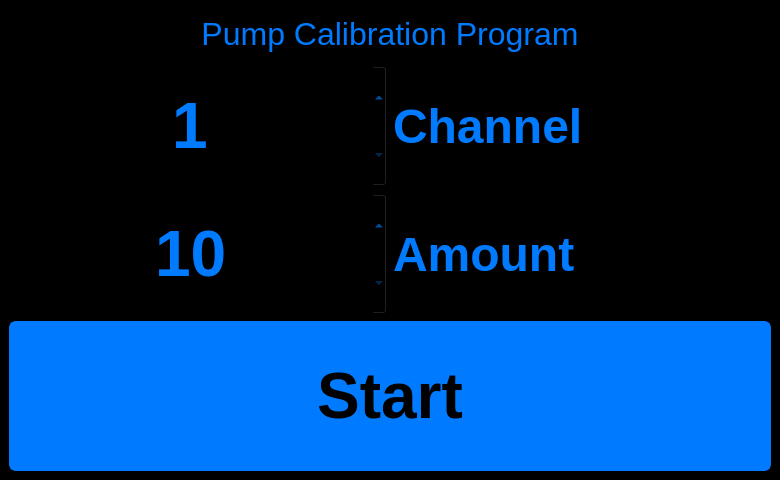
<?xml version="1.0" encoding="UTF-8"?>
<ui version="4.0">
 <class>MainWindow</class>
 <widget class="QMainWindow" name="MainWindow">
  <property name="geometry">
   <rect>
    <x>0</x>
    <y>0</y>
    <width>780</width>
    <height>480</height>
   </rect>
  </property>
  <property name="windowTitle">
   <string>Calibration</string>
  </property>
  <property name="styleSheet">
   <string notr="true">QWidget {
	color: rgb(0, 123, 255);	
	background-color: rgb(0, 0, 0);
}

QPushButton  {
	background-color: rgb(0, 123, 255);  
	color: rgb(0, 0, 0);
    border-width: 3px;
	border-color: rgb(0, 123, 255);
	border-style: solid;
	border-radius: 7;
	padding: 3px;
	padding-left: 5px;
	padding-right: 5px;
}


QPushButton:pressed {
	background-color: rgb(239, 151, 0);	
	border-color: rgb(239, 151, 0);	
}


QComboBox {
	color: rgb(0, 123, 255);	
    border: 1px solid  rgb(97, 97, 97);
    border-top-left-radius: 7px;
    border-bottom-left-radius: 7px;
    padding: 1px 18px 1px 5px;
    min-width: 6em;
}

QComboBox:on { /* shift the text when the popup opens */
    border: 1px solid  rgb(97, 97, 97);
    border-top-left-radius: 7px;
    border-bottom-left-radius: 0px;
	color: rgb(239, 151, 0);
}


QComboBox QAbstractItemView {
    border: 1px solid  rgb(97, 97, 97);
}


</string>
  </property>
  <widget class="QWidget" name="centralwidget">
   <layout class="QVBoxLayout" name="verticalLayout">
    <item>
     <layout class="QGridLayout" name="gridLayout">
      <item row="1" column="0">
       <widget class="QSpinBox" name="sB_Kanal">
        <property name="minimumSize">
         <size>
          <width>0</width>
          <height>100</height>
         </size>
        </property>
        <property name="maximumSize">
         <size>
          <width>16777215</width>
          <height>200</height>
         </size>
        </property>
        <property name="font">
         <font>
          <pointsize>48</pointsize>
          <weight>75</weight>
          <bold>true</bold>
         </font>
        </property>
        <property name="alignment">
         <set>Qt::AlignCenter</set>
        </property>
        <property name="buttonSymbols">
         <enum>QAbstractSpinBox::UpDownArrows</enum>
        </property>
        <property name="minimum">
         <number>1</number>
        </property>
        <property name="maximum">
         <number>10</number>
        </property>
       </widget>
      </item>
      <item row="3" column="0" colspan="2">
       <widget class="QPushButton" name="PB_start">
        <property name="minimumSize">
         <size>
          <width>0</width>
          <height>150</height>
         </size>
        </property>
        <property name="maximumSize">
         <size>
          <width>16777215</width>
          <height>500</height>
         </size>
        </property>
        <property name="font">
         <font>
          <pointsize>48</pointsize>
          <weight>75</weight>
          <bold>true</bold>
         </font>
        </property>
        <property name="text">
         <string>Start</string>
        </property>
       </widget>
      </item>
      <item row="1" column="1">
       <widget class="QLabel" name="label">
        <property name="font">
         <font>
          <pointsize>36</pointsize>
          <weight>75</weight>
          <bold>true</bold>
         </font>
        </property>
        <property name="text">
         <string>Channel</string>
        </property>
       </widget>
      </item>
      <item row="2" column="1">
       <widget class="QLabel" name="label_2">
        <property name="font">
         <font>
          <pointsize>36</pointsize>
          <weight>75</weight>
          <bold>true</bold>
         </font>
        </property>
        <property name="text">
         <string>Amount</string>
        </property>
       </widget>
      </item>
      <item row="2" column="0">
       <widget class="QSpinBox" name="sB_Menge">
        <property name="minimumSize">
         <size>
          <width>0</width>
          <height>100</height>
         </size>
        </property>
        <property name="maximumSize">
         <size>
          <width>16777215</width>
          <height>200</height>
         </size>
        </property>
        <property name="font">
         <font>
          <pointsize>48</pointsize>
          <weight>75</weight>
          <bold>true</bold>
         </font>
        </property>
        <property name="alignment">
         <set>Qt::AlignCenter</set>
        </property>
        <property name="suffix">
         <string/>
        </property>
        <property name="minimum">
         <number>10</number>
        </property>
        <property name="maximum">
         <number>200</number>
        </property>
        <property name="singleStep">
         <number>10</number>
        </property>
       </widget>
      </item>
      <item row="0" column="0" colspan="2">
       <widget class="QLabel" name="label_3">
        <property name="minimumSize">
         <size>
          <width>0</width>
          <height>30</height>
         </size>
        </property>
        <property name="maximumSize">
         <size>
          <width>16777215</width>
          <height>50</height>
         </size>
        </property>
        <property name="font">
         <font>
          <pointsize>24</pointsize>
         </font>
        </property>
        <property name="styleSheet">
         <string notr="true"/>
        </property>
        <property name="text">
         <string>Pump Calibration Program</string>
        </property>
        <property name="alignment">
         <set>Qt::AlignCenter</set>
        </property>
       </widget>
      </item>
     </layout>
    </item>
   </layout>
  </widget>
 </widget>
 <resources/>
 <connections/>
</ui>
